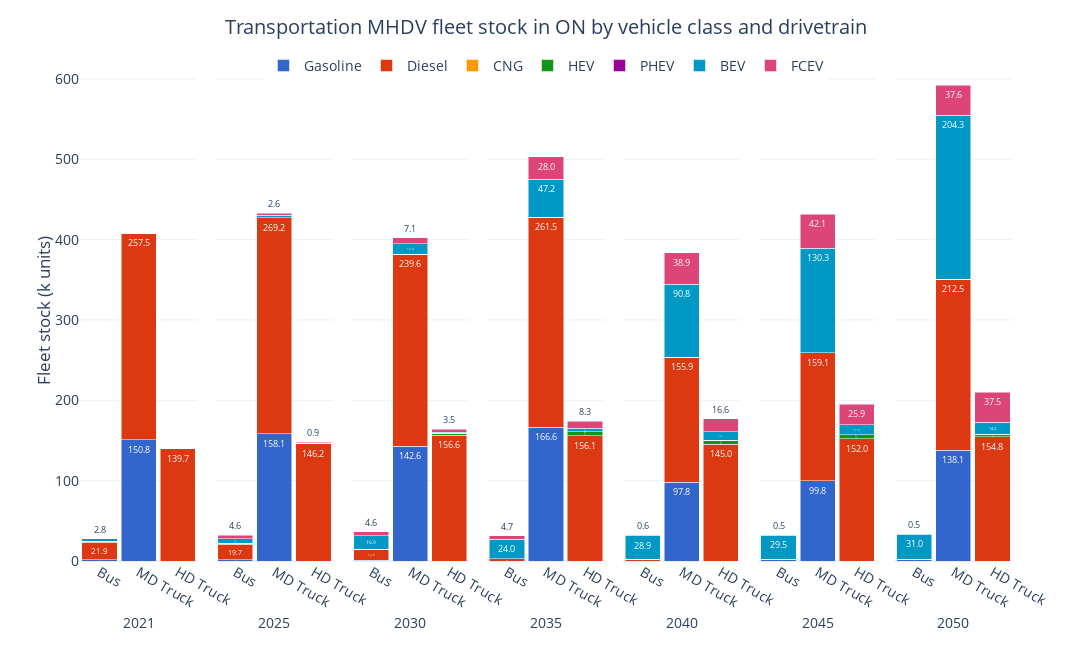

Here is the notebook cell this chart was saved with:
### Code cell
ref_fig = ref_trncap[ref_trncap['Vehicle Class'].isin(['MD Truck', 'HD Truck', 'Bus'])][['Period', 'Vehicle Class', 'Capacity (M units)', 'Carrier']].groupby(['Period', 'Vehicle Class', 'Carrier'], as_index=False).sum()
ref_fig['Capacity (k units)'] = ref_fig['Capacity (M units)']*1E3

ref_fig['Carrier'] = pd.Categorical(ref_fig['Carrier'], categories=drivetrain_order, ordered=True)
ref_fig = ref_fig.sort_values(['Carrier', 'Period'])

fig = px.bar(ref_fig, 
             x='Vehicle Class', 
             y='Capacity (k units)', 
             color='Carrier', 
             barmode='stack', 
             facet_col='Period',
             facet_col_spacing=2E-2,
             template='plotly_white',
             color_discrete_sequence=px.colors.qualitative.G10[:7] + px.colors.qualitative.G10[8:],
             text_auto='.1f',
            #  text='Demand (PJ)_sum'
             width=1150, height=650,
             )

fig.update_layout(title=dict(
        text='Transportation MHDV fleet stock in ON by vehicle class and drivetrain',
        x=0.5, 
        y=0.97,
        xanchor='center',
        yanchor='top'
    ),
    xaxis=dict(title='Period'),
    yaxis=dict(title='Fleet stock (k units)',
               dtick=100),
    yaxis_title_standoff=0,
    legend_title_text='',
    bargap=0.1,
    legend=dict(
        orientation='h',  
        yanchor='top',
        y=1.02,  
        xanchor='center',
        x=0.5),
    font=dict(
        # family="Open Sans",
        size=14)
    )

for annotation in fig.layout.annotations:
    annotation.text = annotation.text.split('=')[1]
    annotation.y = -0.1  
    annotation.yanchor = 'top' 

for axis in fig.layout:
    if axis.startswith('xaxis'):
        fig.layout[axis].title.text = ''

fig.for_each_trace(lambda trace: trace.update(textfont=dict(size=9)))

fig.show()

### Figure 1 — Plotly figure (JSON) as saved in the notebook; plotly's stock layout.template omitted (floating-point values rounded to 4 significant figures)
{"data": [{"hovertemplate": "Carrier=Gasoline<br>Period=2021<br>Vehicle Class=%{x}<br>Capacity (k units)=%{y}<extra></extra>", "legendgroup": "Gasoline", "marker": {"color": "#3366CC", "pattern": {"shape": ""}}, "name": "Gasoline", "orientation": "v", "showlegend": true, "textfont": {"size": 9}, "textposition": "auto", "texttemplate": "%{y:.1f}", "type": "bar", "x": ["Bus", "MD Truck"], "xaxis": "x", "y": [1.515, 150.8], "yaxis": "y"}, {"hovertemplate": "Carrier=Gasoline<br>Period=2025<br>Vehicle Class=%{x}<br>Capacity (k units)=%{y}<extra></extra>", "legendgroup": "Gasoline", "marker": {"color": "#3366CC", "pattern": {"shape": ""}}, "name": "Gasoline", "orientation": "v", "showlegend": false, "textfont": {"size": 9}, "textposition": "auto", "texttemplate": "%{y:.1f}", "type": "bar", "x": ["Bus", "MD Truck"], "xaxis": "x2", "y": [1.452, 158.1], "yaxis": "y2"}, {"hovertemplate": "Carrier=Gasoline<br>Period=2030<br>Vehicle Class=%{x}<br>Capacity (k units)=%{y}<extra></extra>", "legendgroup": "Gasoline", "marker": {"color": "#3366CC", "pattern": {"shape": ""}}, "name": "Gasoline", "orientation": "v", "showlegend": false, "textfont": {"size": 9}, "textposition": "auto", "texttemplate": "%{y:.1f}", "type": "bar", "x": ["Bus", "MD Truck"], "xaxis": "x3", "y": [1.11, 142.6], "yaxis": "y3"}, {"hovertemplate": "Carrier=Gasoline<br>Period=2035<br>Vehicle Class=%{x}<br>Capacity (k units)=%{y}<extra></extra>", "legendgroup": "Gasoline", "marker": {"color": "#3366CC", "pattern": {"shape": ""}}, "name": "Gasoline", "orientation": "v", "showlegend": false, "textfont": {"size": 9}, "textposition": "auto", "texttemplate": "%{y:.1f}", "type": "bar", "x": ["Bus", "MD Truck"], "xaxis": "x4", "y": [0.005515, 166.6], "yaxis": "y4"}, {"hovertemplate": "Carrier=Gasoline<br>Period=2040<br>Vehicle Class=%{x}<br>Capacity (k units)=%{y}<extra></extra>", "legendgroup": "Gasoline", "marker": {"color": "#3366CC", "pattern": {"shape": ""}}, "name": "Gasoline", "orientation": "v", "showlegend": false, "textfont": {"size": 9}, "textposition": "auto", "texttemplate": "%{y:.1f}", "type": "bar", "x": ["Bus", "MD Truck"], "xaxis": "x5", "y": [0.002592, 97.81], "yaxis": "y5"}, {"hovertemplate": "Carrier=Gasoline<br>Period=2045<br>Vehicle Class=%{x}<br>Capacity (k units)=%{y}<extra></extra>", "legendgroup": "Gasoline", "marker": {"color": "#3366CC", "pattern": {"shape": ""}}, "name": "Gasoline", "orientation": "v", "showlegend": false, "textfont": {"size": 9}, "textposition": "auto", "texttemplate": "%{y:.1f}", "type": "bar", "x": ["Bus", "MD Truck"], "xaxis": "x6", "y": [1.312, 99.82], "yaxis": "y6"}, {"hovertemplate": "Carrier=Gasoline<br>Period=2050<br>Vehicle Class=%{x}<br>Capacity (k units)=%{y}<extra></extra>", "legendgroup": "Gasoline", "marker": {"color": "#3366CC", "pattern": {"shape": ""}}, "name": "Gasoline", "orientation": "v", "showlegend": false, "textfont": {"size": 9}, "textposition": "auto", "texttemplate": "%{y:.1f}", "type": "bar", "x": ["Bus", "MD Truck"], "xaxis": "x7", "y": [2.305, 138.1], "yaxis": "y7"}, {"hovertemplate": "Carrier=Diesel<br>Period=2021<br>Vehicle Class=%{x}<br>Capacity (k units)=%{y}<extra></extra>", "legendgroup": "Diesel", "marker": {"color": "#DC3912", "pattern": {"shape": ""}}, "name": "Diesel", "orientation": "v", "showlegend": true, "textfont": {"size": 9}, "textposition": "auto", "texttemplate": "%{y:.1f}", "type": "bar", "x": ["Bus", "HD Truck", "MD Truck"], "xaxis": "x", "y": [21.94, 139.7, 257.5], "yaxis": "y"}, {"hovertemplate": "Carrier=Diesel<br>Period=2025<br>Vehicle Class=%{x}<br>Capacity (k units)=%{y}<extra></extra>", "legendgroup": "Diesel", "marker": {"color": "#DC3912", "pattern": {"shape": ""}}, "name": "Diesel", "orientation": "v", "showlegend": false, "textfont": {"size": 9}, "textposition": "auto", "texttemplate": "%{y:.1f}", "type": "bar", "x": ["Bus", "HD Truck", "MD Truck"], "xaxis": "x2", "y": [19.7, 146.2, 269.2], "yaxis": "y2"}, {"hovertemplate": "Carrier=Diesel<br>Period=2030<br>Vehicle Class=%{x}<br>Capacity (k units)=%{y}<extra></extra>", "legendgroup": "Diesel", "marker": {"color": "#DC3912", "pattern": {"shape": ""}}, "name": "Diesel", "orientation": "v", "showlegend": false, "textfont": {"size": 9}, "textposition": "auto", "texttemplate": "%{y:.1f}", "type": "bar", "x": ["Bus", "HD Truck", "MD Truck"], "xaxis": "x3", "y": [12.62, 156.6, 239.6], "yaxis": "y3"}, {"hovertemplate": "Carrier=Diesel<br>Period=2035<br>Vehicle Class=%{x}<br>Capacity (k units)=%{y}<extra></extra>", "legendgroup": "Diesel", "marker": {"color": "#DC3912", "pattern": {"shape": ""}}, "name": "Diesel", "orientation": "v", "showlegend": false, "textfont": {"size": 9}, "textposition": "auto", "texttemplate": "%{y:.1f}", "type": "bar", "x": ["Bus", "HD Truck", "MD Truck"], "xaxis": "x4", "y": [2.807, 156.1, 261.5], "yaxis": "y4"}, {"hovertemplate": "Carrier=Diesel<br>Period=2040<br>Vehicle Class=%{x}<br>Capacity (k units)=%{y}<extra></extra>", "legendgroup": "Diesel", "marker": {"color": "#DC3912", "pattern": {"shape": ""}}, "name": "Diesel", "orientation": "v", "showlegend": false, "textfont": {"size": 9}, "textposition": "auto", "texttemplate": "%{y:.1f}", "type": "bar", "x": ["Bus", "HD Truck", "MD Truck"], "xaxis": "x5", "y": [2.339, 145.0, 155.9], "yaxis": "y5"}, {"hovertemplate": "Carrier=Diesel<br>Period=2045<br>Vehicle Class=%{x}<br>Capacity (k units)=%{y}<extra></extra>", "legendgroup": "Diesel", "marker": {"color": "#DC3912", "pattern": {"shape": ""}}, "name": "Diesel", "orientation": "v", "showlegend": false, "textfont": {"size": 9}, "textposition": "auto", "texttemplate": "%{y:.1f}", "type": "bar", "x": ["Bus", "HD Truck", "MD Truck"], "xaxis": "x6", "y": [1.095, 152.0, 159.1], "yaxis": "y6"}, {"hovertemplate": "Carrier=Diesel<br>Period=2050<br>Vehicle Class=%{x}<br>Capacity (k units)=%{y}<extra></extra>", "legendgroup": "Diesel", "marker": {"color": "#DC3912", "pattern": {"shape": ""}}, "name": "Diesel", "orientation": "v", "showlegend": false, "textfont": {"size": 9}, "textposition": "auto", "texttemplate": "%{y:.1f}", "type": "bar", "x": ["Bus", "HD Truck", "MD Truck"], "xaxis": "x7", "y": [0.05898, 154.8, 212.5], "yaxis": "y7"}, {"hovertemplate": "Carrier=CNG<br>Period=2021<br>Vehicle Class=%{x}<br>Capacity (k units)=%{y}<extra></extra>", "legendgroup": "CNG", "marker": {"color": "#FF9900", "pattern": {"shape": ""}}, "name": "CNG", "orientation": "v", "showlegend": true, "textfont": {"size": 9}, "textposition": "auto", "texttemplate": "%{y:.1f}", "type": "bar", "x": ["Bus"], "xaxis": "x", "y": [0.8923], "yaxis": "y"}, {"hovertemplate": "Carrier=CNG<br>Period=2025<br>Vehicle Class=%{x}<br>Capacity (k units)=%{y}<extra></extra>", "legendgroup": "CNG", "marker": {"color": "#FF9900", "pattern": {"shape": ""}}, "name": "CNG", "orientation": "v", "showlegend": false, "textfont": {"size": 9}, "textposition": "auto", "texttemplate": "%{y:.1f}", "type": "bar", "x": ["Bus"], "xaxis": "x2", "y": [0.8773], "yaxis": "y2"}, {"hovertemplate": "Carrier=CNG<br>Period=2030<br>Vehicle Class=%{x}<br>Capacity (k units)=%{y}<extra></extra>", "legendgroup": "CNG", "marker": {"color": "#FF9900", "pattern": {"shape": ""}}, "name": "CNG", "orientation": "v", "showlegend": false, "textfont": {"size": 9}, "textposition": "auto", "texttemplate": "%{y:.1f}", "type": "bar", "x": ["Bus"], "xaxis": "x3", "y": [0.8095], "yaxis": "y3"}, {"hovertemplate": "Carrier=CNG<br>Period=2035<br>Vehicle Class=%{x}<br>Capacity (k units)=%{y}<extra></extra>", "legendgroup": "CNG", "marker": {"color": "#FF9900", "pattern": {"shape": ""}}, "name": "CNG", "orientation": "v", "showlegend": false, "textfont": {"size": 9}, "textposition": "auto", "texttemplate": "%{y:.1f}", "type": "bar", "x": ["Bus"], "xaxis": "x4", "y": [0.00471], "yaxis": "y4"}, {"hovertemplate": "Carrier=CNG<br>Period=2040<br>Vehicle Class=%{x}<br>Capacity (k units)=%{y}<extra></extra>", "legendgroup": "CNG", "marker": {"color": "#FF9900", "pattern": {"shape": ""}}, "name": "CNG", "orientation": "v", "showlegend": false, "textfont": {"size": 9}, "textposition": "auto", "texttemplate": "%{y:.1f}", "type": "bar", "x": ["Bus"], "xaxis": "x5", "y": [0.001789], "yaxis": "y5"}, {"hovertemplate": "Carrier=CNG<br>Period=2045<br>Vehicle Class=%{x}<br>Capacity (k units)=%{y}<extra></extra>", "legendgroup": "CNG", "marker": {"color": "#FF9900", "pattern": {"shape": ""}}, "name": "CNG", "orientation": "v", "showlegend": false, "textfont": {"size": 9}, "textposition": "auto", "texttemplate": "%{y:.1f}", "type": "bar", "x": ["Bus"], "xaxis": "x6", "y": [0.0], "yaxis": "y6"}, {"hovertemplate": "Carrier=CNG<br>Period=2050<br>Vehicle Class=%{x}<br>Capacity (k units)=%{y}<extra></extra>", "legendgroup": "CNG", "marker": {"color": "#FF9900", "pattern": {"shape": ""}}, "name": "CNG", "orientation": "v", "showlegend": false, "textfont": {"size": 9}, "textposition": "auto", "texttemplate": "%{y:.1f}", "type": "bar", "x": ["Bus"], "xaxis": "x7", "y": [0.0], "yaxis": "y7"}, {"hovertemplate": "Carrier=HEV<br>Period=2021<br>Vehicle Class=%{x}<br>Capacity (k units)=%{y}<extra></extra>", "legendgroup": "HEV", "marker": {"color": "#109618", "pattern": {"shape": ""}}, "name": "HEV", "orientation": "v", "showlegend": true, "textfont": {"size": 9}, "textposition": "auto", "texttemplate": "%{y:.1f}", "type": "bar", "x": ["Bus", "HD Truck", "MD Truck"], "xaxis": "x", "y": [0.2311, 0.0, 0.0], "yaxis": "y"}, {"hovertemplate": "Carrier=HEV<br>Period=2025<br>Vehicle Class=%{x}<br>Capacity (k units)=%{y}<extra></extra>", "legendgroup": "HEV", "marker": {"color": "#109618", "pattern": {"shape": ""}}, "name": "HEV", "orientation": "v", "showlegend": false, "textfont": {"size": 9}, "textposition": "auto", "texttemplate": "%{y:.1f}", "type": "bar", "x": ["Bus", "HD Truck", "MD Truck"], "xaxis": "x2", "y": [0.234, 0.4484, 0.0], "yaxis": "y2"}, {"hovertemplate": "Carrier=HEV<br>Period=2030<br>Vehicle Class=%{x}<br>Capacity (k units)=%{y}<extra></extra>", "legendgroup": "HEV", "marker": {"color": "#109618", "pattern": {"shape": ""}}, "name": "HEV", "orientation": "v", "showlegend": false, "textfont": {"size": 9}, "textposition": "auto", "texttemplate": "%{y:.1f}", "type": "bar", "x": ["Bus", "HD Truck", "MD Truck"], "xaxis": "x3", "y": [0.2364, 2.496, 0.0], "yaxis": "y3"}, {"hovertemplate": "Carrier=HEV<br>Period=2035<br>Vehicle Class=%{x}<br>Capacity (k units)=%{y}<extra></extra>", "legendgroup": "HEV", "marker": {"color": "#109618", "pattern": {"shape": ""}}, "name": "HEV", "orientation": "v", "showlegend": false, "textfont": {"size": 9}, "textposition": "auto", "texttemplate": "%{y:.1f}", "type": "bar", "x": ["Bus", "HD Truck", "MD Truck"], "xaxis": "x4", "y": [0.005389, 4.672, 2.866e-05], "yaxis": "y4"}, {"hovertemplate": "Carrier=HEV<br>Period=2040<br>Vehicle Class=%{x}<br>Capacity (k units)=%{y}<extra></extra>", "legendgroup": "HEV", "marker": {"color": "#109618", "pattern": {"shape": ""}}, "name": "HEV", "orientation": "v", "showlegend": false, "textfont": {"size": 9}, "textposition": "auto", "texttemplate": "%{y:.1f}", "type": "bar", "x": ["Bus", "HD Truck", "MD Truck"], "xaxis": "x5", "y": [0.00251, 5.109, 4.125e-05], "yaxis": "y5"}, {"hovertemplate": "Carrier=HEV<br>Period=2045<br>Vehicle Class=%{x}<br>Capacity (k units)=%{y}<extra></extra>", "legendgroup": "HEV", "marker": {"color": "#109618", "pattern": {"shape": ""}}, "name": "HEV", "orientation": "v", "showlegend": false, "textfont": {"size": 9}, "textposition": "auto", "texttemplate": "%{y:.1f}", "type": "bar", "x": ["Bus", "HD Truck", "MD Truck"], "xaxis": "x6", "y": [0.0001474, 5.065, 5.171e-05], "yaxis": "y6"}, {"hovertemplate": "Carrier=HEV<br>Period=2050<br>Vehicle Class=%{x}<br>Capacity (k units)=%{y}<extra></extra>", "legendgroup": "HEV", "marker": {"color": "#109618", "pattern": {"shape": ""}}, "name": "HEV", "orientation": "v", "showlegend": false, "textfont": {"size": 9}, "textposition": "auto", "texttemplate": "%{y:.1f}", "type": "bar", "x": ["Bus", "HD Truck", "MD Truck"], "xaxis": "x7", "y": [7.776e-05, 3.263, 5.171e-05], "yaxis": "y7"}, {"hovertemplate": "Carrier=PHEV<br>Period=2021<br>Vehicle Class=%{x}<br>Capacity (k units)=%{y}<extra></extra>", "legendgroup": "PHEV", "marker": {"color": "#990099", "pattern": {"shape": ""}}, "name": "PHEV", "orientation": "v", "showlegend": true, "textfont": {"size": 9}, "textposition": "auto", "texttemplate": "%{y:.1f}", "type": "bar", "x": ["Bus", "HD Truck", "MD Truck"], "xaxis": "x", "y": [0.0, 0.0, 0.0], "yaxis": "y"}, {"hovertemplate": "Carrier=PHEV<br>Period=2025<br>Vehicle Class=%{x}<br>Capacity (k units)=%{y}<extra></extra>", "legendgroup": "PHEV", "marker": {"color": "#990099", "pattern": {"shape": ""}}, "name": "PHEV", "orientation": "v", "showlegend": false, "textfont": {"size": 9}, "textposition": "auto", "texttemplate": "%{y:.1f}", "type": "bar", "x": ["Bus", "HD Truck", "MD Truck"], "xaxis": "x2", "y": [0.0, 0.0, 0.0], "yaxis": "y2"}, {"hovertemplate": "Carrier=PHEV<br>Period=2030<br>Vehicle Class=%{x}<br>Capacity (k units)=%{y}<extra></extra>", "legendgroup": "PHEV", "marker": {"color": "#990099", "pattern": {"shape": ""}}, "name": "PHEV", "orientation": "v", "showlegend": false, "textfont": {"size": 9}, "textposition": "auto", "texttemplate": "%{y:.1f}", "type": "bar", "x": ["Bus", "HD Truck", "MD Truck"], "xaxis": "x3", "y": [1.082e-05, 0.0, 0.0], "yaxis": "y3"}, {"hovertemplate": "Carrier=PHEV<br>Period=2035<br>Vehicle Class=%{x}<br>Capacity (k units)=%{y}<extra></extra>", "legendgroup": "PHEV", "marker": {"color": "#990099", "pattern": {"shape": ""}}, "name": "PHEV", "orientation": "v", "showlegend": false, "textfont": {"size": 9}, "textposition": "auto", "texttemplate": "%{y:.1f}", "type": "bar", "x": ["Bus", "HD Truck", "MD Truck"], "xaxis": "x4", "y": [1.082e-05, 0.0, 5.612e-05], "yaxis": "y4"}, {"hovertemplate": "Carrier=PHEV<br>Period=2040<br>Vehicle Class=%{x}<br>Capacity (k units)=%{y}<extra></extra>", "legendgroup": "PHEV", "marker": {"color": "#990099", "pattern": {"shape": ""}}, "name": "PHEV", "orientation": "v", "showlegend": false, "textfont": {"size": 9}, "textposition": "auto", "texttemplate": "%{y:.1f}", "type": "bar", "x": ["Bus", "HD Truck", "MD Truck"], "xaxis": "x5", "y": [2.169e-05, 0.0, 7.414e-05], "yaxis": "y5"}, {"hovertemplate": "Carrier=PHEV<br>Period=2045<br>Vehicle Class=%{x}<br>Capacity (k units)=%{y}<extra></extra>", "legendgroup": "PHEV", "marker": {"color": "#990099", "pattern": {"shape": ""}}, "name": "PHEV", "orientation": "v", "showlegend": false, "textfont": {"size": 9}, "textposition": "auto", "texttemplate": "%{y:.1f}", "type": "bar", "x": ["Bus", "HD Truck", "MD Truck"], "xaxis": "x6", "y": [2.089e-05, 0.0, 8.867e-05], "yaxis": "y6"}, {"hovertemplate": "Carrier=PHEV<br>Period=2050<br>Vehicle Class=%{x}<br>Capacity (k units)=%{y}<extra></extra>", "legendgroup": "PHEV", "marker": {"color": "#990099", "pattern": {"shape": ""}}, "name": "PHEV", "orientation": "v", "showlegend": false, "textfont": {"size": 9}, "textposition": "auto", "texttemplate": "%{y:.1f}", "type": "bar", "x": ["Bus", "HD Truck", "MD Truck"], "xaxis": "x7", "y": [3.273e-05, 0.0, 0.0001007], "yaxis": "y7"}, {"hovertemplate": "Carrier=BEV<br>Period=2021<br>Vehicle Class=%{x}<br>Capacity (k units)=%{y}<extra></extra>", "legendgroup": "BEV", "marker": {"color": "#0099C6", "pattern": {"shape": ""}}, "name": "BEV", "orientation": "v", "showlegend": true, "textfont": {"size": 9}, "textposition": "auto", "texttemplate": "%{y:.1f}", "type": "bar", "x": ["Bus", "HD Truck", "MD Truck"], "xaxis": "x", "y": [2.822, 0.0, 0.0], "yaxis": "y"}, {"hovertemplate": "Carrier=BEV<br>Period=2025<br>Vehicle Class=%{x}<br>Capacity (k units)=%{y}<extra></extra>", "legendgroup": "BEV", "marker": {"color": "#0099C6", "pattern": {"shape": ""}}, "name": "BEV", "orientation": "v", "showlegend": false, "textfont": {"size": 9}, "textposition": "auto", "texttemplate": "%{y:.1f}", "type": "bar", "x": ["Bus", "HD Truck", "MD Truck"], "xaxis": "x2", "y": [5.316, 0.0, 3.25], "yaxis": "y2"}, {"hovertemplate": "Carrier=BEV<br>Period=2030<br>Vehicle Class=%{x}<br>Capacity (k units)=%{y}<extra></extra>", "legendgroup": "BEV", "marker": {"color": "#0099C6", "pattern": {"shape": ""}}, "name": "BEV", "orientation": "v", "showlegend": false, "textfont": {"size": 9}, "textposition": "auto", "texttemplate": "%{y:.1f}", "type": "bar", "x": ["Bus", "HD Truck", "MD Truck"], "xaxis": "x3", "y": [16.88, 1.41, 13.04], "yaxis": "y3"}, {"hovertemplate": "Carrier=BEV<br>Period=2035<br>Vehicle Class=%{x}<br>Capacity (k units)=%{y}<extra></extra>", "legendgroup": "BEV", "marker": {"color": "#0099C6", "pattern": {"shape": ""}}, "name": "BEV", "orientation": "v", "showlegend": false, "textfont": {"size": 9}, "textposition": "auto", "texttemplate": "%{y:.1f}", "type": "bar", "x": ["Bus", "HD Truck", "MD Truck"], "xaxis": "x4", "y": [24.01, 4.612, 47.16], "yaxis": "y4"}, {"hovertemplate": "Carrier=BEV<br>Period=2040<br>Vehicle Class=%{x}<br>Capacity (k units)=%{y}<extra></extra>", "legendgroup": "BEV", "marker": {"color": "#0099C6", "pattern": {"shape": ""}}, "name": "BEV", "orientation": "v", "showlegend": false, "textfont": {"size": 9}, "textposition": "auto", "texttemplate": "%{y:.1f}", "type": "bar", "x": ["Bus", "HD Truck", "MD Truck"], "xaxis": "x5", "y": [28.89, 10.6, 90.77], "yaxis": "y5"}, {"hovertemplate": "Carrier=BEV<br>Period=2045<br>Vehicle Class=%{x}<br>Capacity (k units)=%{y}<extra></extra>", "legendgroup": "BEV", "marker": {"color": "#0099C6", "pattern": {"shape": ""}}, "name": "BEV", "orientation": "v", "showlegend": false, "textfont": {"size": 9}, "textposition": "auto", "texttemplate": "%{y:.1f}", "type": "bar", "x": ["Bus", "HD Truck", "MD Truck"], "xaxis": "x6", "y": [29.5, 12.29, 130.3], "yaxis": "y6"}, {"hovertemplate": "Carrier=BEV<br>Period=2050<br>Vehicle Class=%{x}<br>Capacity (k units)=%{y}<extra></extra>", "legendgroup": "BEV", "marker": {"color": "#0099C6", "pattern": {"shape": ""}}, "name": "BEV", "orientation": "v", "showlegend": false, "textfont": {"size": 9}, "textposition": "auto", "texttemplate": "%{y:.1f}", "type": "bar", "x": ["Bus", "HD Truck", "MD Truck"], "xaxis": "x7", "y": [30.95, 14.41, 204.3], "yaxis": "y7"}, {"hovertemplate": "Carrier=FCEV<br>Period=2021<br>Vehicle Class=%{x}<br>Capacity (k units)=%{y}<extra></extra>", "legendgroup": "FCEV", "marker": {"color": "#DD4477", "pattern": {"shape": ""}}, "name": "FCEV", "orientation": "v", "showlegend": true, "textfont": {"size": 9}, "textposition": "auto", "texttemplate": "%{y:.1f}", "type": "bar", "x": ["Bus", "HD Truck", "MD Truck"], "xaxis": "x", "y": [0.0, 0.0, 0.0], "yaxis": "y"}, {"hovertemplate": "Carrier=FCEV<br>Period=2025<br>Vehicle Class=%{x}<br>Capacity (k units)=%{y}<extra></extra>", "legendgroup": "FCEV", "marker": {"color": "#DD4477", "pattern": {"shape": ""}}, "name": "FCEV", "orientation": "v", "showlegend": false, "textfont": {"size": 9}, "textposition": "auto", "texttemplate": "%{y:.1f}", "type": "bar", "x": ["Bus", "HD Truck", "MD Truck"], "xaxis": "x2", "y": [4.558, 0.8715, 2.558], "yaxis": "y2"}, {"hovertemplate": "Carrier=FCEV<br>Period=2030<br>Vehicle Class=%{x}<br>Capacity (k units)=%{y}<extra></extra>", "legendgroup": "FCEV", "marker": {"color": "#DD4477", "pattern": {"shape": ""}}, "name": "FCEV", "orientation": "v", "showlegend": false, "textfont": {"size": 9}, "textposition": "auto", "texttemplate": "%{y:.1f}", "type": "bar", "x": ["Bus", "HD Truck", "MD Truck"], "xaxis": "x3", "y": [4.616, 3.531, 7.125], "yaxis": "y3"}, {"hovertemplate": "Carrier=FCEV<br>Period=2035<br>Vehicle Class=%{x}<br>Capacity (k units)=%{y}<extra></extra>", "legendgroup": "FCEV", "marker": {"color": "#DD4477", "pattern": {"shape": ""}}, "name": "FCEV", "orientation": "v", "showlegend": false, "textfont": {"size": 9}, "textposition": "auto", "texttemplate": "%{y:.1f}", "type": "bar", "x": ["Bus", "HD Truck", "MD Truck"], "xaxis": "x4", "y": [4.658, 8.322, 28.02], "yaxis": "y4"}, {"hovertemplate": "Carrier=FCEV<br>Period=2040<br>Vehicle Class=%{x}<br>Capacity (k units)=%{y}<extra></extra>", "legendgroup": "FCEV", "marker": {"color": "#DD4477", "pattern": {"shape": ""}}, "name": "FCEV", "orientation": "v", "showlegend": false, "textfont": {"size": 9}, "textposition": "auto", "texttemplate": "%{y:.1f}", "type": "bar", "x": ["Bus", "HD Truck", "MD Truck"], "xaxis": "x5", "y": [0.5532, 16.59, 38.92], "yaxis": "y5"}, {"hovertemplate": "Carrier=FCEV<br>Period=2045<br>Vehicle Class=%{x}<br>Capacity (k units)=%{y}<extra></extra>", "legendgroup": "FCEV", "marker": {"color": "#DD4477", "pattern": {"shape": ""}}, "name": "FCEV", "orientation": "v", "showlegend": false, "textfont": {"size": 9}, "textposition": "auto", "texttemplate": "%{y:.1f}", "type": "bar", "x": ["Bus", "HD Truck", "MD Truck"], "xaxis": "x6", "y": [0.5066, 25.91, 42.12], "yaxis": "y6"}, {"hovertemplate": "Carrier=FCEV<br>Period=2050<br>Vehicle Class=%{x}<br>Capacity (k units)=%{y}<extra></extra>", "legendgroup": "FCEV", "marker": {"color": "#DD4477", "pattern": {"shape": ""}}, "name": "FCEV", "orientation": "v", "showlegend": false, "textfont": {"size": 9}, "textposition": "auto", "texttemplate": "%{y:.1f}", "type": "bar", "x": ["Bus", "HD Truck", "MD Truck"], "xaxis": "x7", "y": [0.4709, 37.47, 37.55], "yaxis": "y7"}], "layout": {"annotations": [{"font": {}, "showarrow": false, "text": "2021", "x": 0.06286, "xanchor": "center", "xref": "paper", "y": -0.1, "yanchor": "top", "yref": "paper"}, {"font": {}, "showarrow": false, "text": "2025", "x": 0.2086, "xanchor": "center", "xref": "paper", "y": -0.1, "yanchor": "top", "yref": "paper"}, {"font": {}, "showarrow": false, "text": "2030", "x": 0.3543, "xanchor": "center", "xref": "paper", "y": -0.1, "yanchor": "top", "yref": "paper"}, {"font": {}, "showarrow": false, "text": "2035", "x": 0.5, "xanchor": "center", "xref": "paper", "y": -0.1, "yanchor": "top", "yref": "paper"}, {"font": {}, "showarrow": false, "text": "2040", "x": 0.6457, "xanchor": "center", "xref": "paper", "y": -0.1, "yanchor": "top", "yref": "paper"}, {"font": {}, "showarrow": false, "text": "2045", "x": 0.7914, "xanchor": "center", "xref": "paper", "y": -0.1, "yanchor": "top", "yref": "paper"}, {"font": {}, "showarrow": false, "text": "2050", "x": 0.9371, "xanchor": "center", "xref": "paper", "y": -0.1, "yanchor": "top", "yref": "paper"}], "bargap": 0.1, "barmode": "stack", "font": {"size": 14}, "height": 650, "legend": {"orientation": "h", "title": {"text": ""}, "tracegroupgap": 0, "x": 0.5, "xanchor": "center", "y": 1.02, "yanchor": "top"}, "margin": {"t": 60}, "title": {"text": "Transportation MHDV fleet stock in ON by vehicle class and drivetrain", "x": 0.5, "xanchor": "center", "y": 0.97, "yanchor": "top"}, "width": 1150, "xaxis": {"anchor": "y", "domain": [0, 0.1257], "title": {"text": ""}}, "xaxis2": {"anchor": "y2", "domain": [0.1457, 0.2714], "matches": "x", "title": {"text": ""}}, "xaxis3": {"anchor": "y3", "domain": [0.2914, 0.4171], "matches": "x", "title": {"text": ""}}, "xaxis4": {"anchor": "y4", "domain": [0.4371, 0.5629], "matches": "x", "title": {"text": ""}}, "xaxis5": {"anchor": "y5", "domain": [0.5829, 0.7086], "matches": "x", "title": {"text": ""}}, "xaxis6": {"anchor": "y6", "domain": [0.7286, 0.8543], "matches": "x", "title": {"text": ""}}, "xaxis7": {"anchor": "y7", "domain": [0.8743, 1.0], "matches": "x", "title": {"text": ""}}, "yaxis": {"anchor": "x", "domain": [0, 1], "dtick": 100, "title": {"standoff": 0, "text": "Fleet stock (k units)"}}, "yaxis2": {"anchor": "x2", "domain": [0, 1], "matches": "y", "showticklabels": false}, "yaxis3": {"anchor": "x3", "domain": [0, 1], "matches": "y", "showticklabels": false}, "yaxis4": {"anchor": "x4", "domain": [0, 1], "matches": "y", "showticklabels": false}, "yaxis5": {"anchor": "x5", "domain": [0, 1], "matches": "y", "showticklabels": false}, "yaxis6": {"anchor": "x6", "domain": [0, 1], "matches": "y", "showticklabels": false}, "yaxis7": {"anchor": "x7", "domain": [0, 1], "matches": "y", "showticklabels": false}}}
